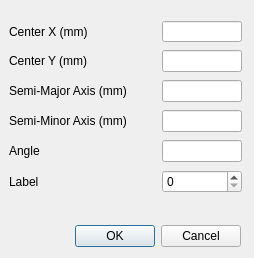
<?xml version="1.0" encoding="UTF-8"?>
<ui version="4.0">
 <class>addEllipseDialog</class>
 <widget class="QDialog" name="addEllipseDialog">
  <property name="windowModality">
   <enum>Qt::WindowModal</enum>
  </property>
  <property name="geometry">
   <rect>
    <x>0</x>
    <y>0</y>
    <width>254</width>
    <height>258</height>
   </rect>
  </property>
  <property name="minimumSize">
   <size>
    <width>254</width>
    <height>258</height>
   </size>
  </property>
  <property name="maximumSize">
   <size>
    <width>254</width>
    <height>258</height>
   </size>
  </property>
  <property name="windowTitle">
   <string>Add Ellipse</string>
  </property>
  <property name="windowIcon">
   <iconset resource="resources.qrc">
    <normaloff>:/ellipse.png</normaloff>:/ellipse.png</iconset>
  </property>
  <property name="toolTip">
   <string>Add Ellipse</string>
  </property>
  <property name="statusTip">
   <string>Add Elipse</string>
  </property>
  <property name="locale">
   <locale language="English" country="UnitedStates"/>
  </property>
  <property name="sizeGripEnabled">
   <bool>false</bool>
  </property>
  <property name="modal">
   <bool>false</bool>
  </property>
  <widget class="QDialogButtonBox" name="buttonBox">
   <property name="geometry">
    <rect>
     <x>50</x>
     <y>220</y>
     <width>191</width>
     <height>32</height>
    </rect>
   </property>
   <property name="orientation">
    <enum>Qt::Horizontal</enum>
   </property>
   <property name="standardButtons">
    <set>QDialogButtonBox::Cancel|QDialogButtonBox::Ok</set>
   </property>
  </widget>
  <widget class="QWidget" name="formLayoutWidget">
   <property name="geometry">
    <rect>
     <x>9</x>
     <y>19</y>
     <width>233</width>
     <height>181</height>
    </rect>
   </property>
   <layout class="QGridLayout" name="gridLayout">
    <item row="0" column="0">
     <widget class="QLabel" name="centerXLabel">
      <property name="text">
       <string>Center X (mm)</string>
      </property>
     </widget>
    </item>
    <item row="0" column="1">
     <widget class="QLineEdit" name="centerXLineEdit">
      <property name="minimumSize">
       <size>
        <width>80</width>
        <height>0</height>
       </size>
      </property>
      <property name="maximumSize">
       <size>
        <width>80</width>
        <height>21</height>
       </size>
      </property>
     </widget>
    </item>
    <item row="1" column="0">
     <widget class="QLabel" name="centerYLabel">
      <property name="text">
       <string>Center Y (mm)</string>
      </property>
     </widget>
    </item>
    <item row="1" column="1">
     <widget class="QLineEdit" name="centerYLineEdit">
      <property name="minimumSize">
       <size>
        <width>80</width>
        <height>0</height>
       </size>
      </property>
      <property name="maximumSize">
       <size>
        <width>80</width>
        <height>16777215</height>
       </size>
      </property>
     </widget>
    </item>
    <item row="2" column="0">
     <widget class="QLabel" name="semiMajorAxisLabel">
      <property name="text">
       <string>Semi-Major Axis (mm)</string>
      </property>
     </widget>
    </item>
    <item row="2" column="1">
     <widget class="QLineEdit" name="semiMajorAxisLineEdit">
      <property name="minimumSize">
       <size>
        <width>80</width>
        <height>0</height>
       </size>
      </property>
      <property name="maximumSize">
       <size>
        <width>80</width>
        <height>16777215</height>
       </size>
      </property>
     </widget>
    </item>
    <item row="3" column="0">
     <widget class="QLabel" name="semiMinorAxisLabel">
      <property name="text">
       <string>Semi-Minor Axis (mm)</string>
      </property>
     </widget>
    </item>
    <item row="3" column="1">
     <widget class="QLineEdit" name="semiMinorAxisLineEdit">
      <property name="minimumSize">
       <size>
        <width>80</width>
        <height>0</height>
       </size>
      </property>
      <property name="maximumSize">
       <size>
        <width>80</width>
        <height>16777215</height>
       </size>
      </property>
     </widget>
    </item>
    <item row="4" column="0">
     <widget class="QLabel" name="angleLabel">
      <property name="text">
       <string>Angle</string>
      </property>
     </widget>
    </item>
    <item row="4" column="1">
     <widget class="QLineEdit" name="angleLineEdit">
      <property name="minimumSize">
       <size>
        <width>80</width>
        <height>0</height>
       </size>
      </property>
      <property name="maximumSize">
       <size>
        <width>80</width>
        <height>16777215</height>
       </size>
      </property>
     </widget>
    </item>
    <item row="5" column="0">
     <widget class="QLabel" name="labelLabel">
      <property name="text">
       <string>Label</string>
      </property>
     </widget>
    </item>
    <item row="5" column="1">
     <widget class="QSpinBox" name="labelSpinBox">
      <property name="maximum">
       <number>240</number>
      </property>
      <property name="singleStep">
       <number>40</number>
      </property>
     </widget>
    </item>
   </layout>
  </widget>
 </widget>
 <resources>
  <include location="resources.qrc"/>
 </resources>
 <connections>
  <connection>
   <sender>buttonBox</sender>
   <signal>accepted()</signal>
   <receiver>addEllipseDialog</receiver>
   <slot>accept()</slot>
   <hints>
    <hint type="sourcelabel">
     <x>248</x>
     <y>254</y>
    </hint>
    <hint type="destinationlabel">
     <x>157</x>
     <y>274</y>
    </hint>
   </hints>
  </connection>
  <connection>
   <sender>buttonBox</sender>
   <signal>rejected()</signal>
   <receiver>addEllipseDialog</receiver>
   <slot>reject()</slot>
   <hints>
    <hint type="sourcelabel">
     <x>316</x>
     <y>260</y>
    </hint>
    <hint type="destinationlabel">
     <x>286</x>
     <y>274</y>
    </hint>
   </hints>
  </connection>
 </connections>
</ui>
